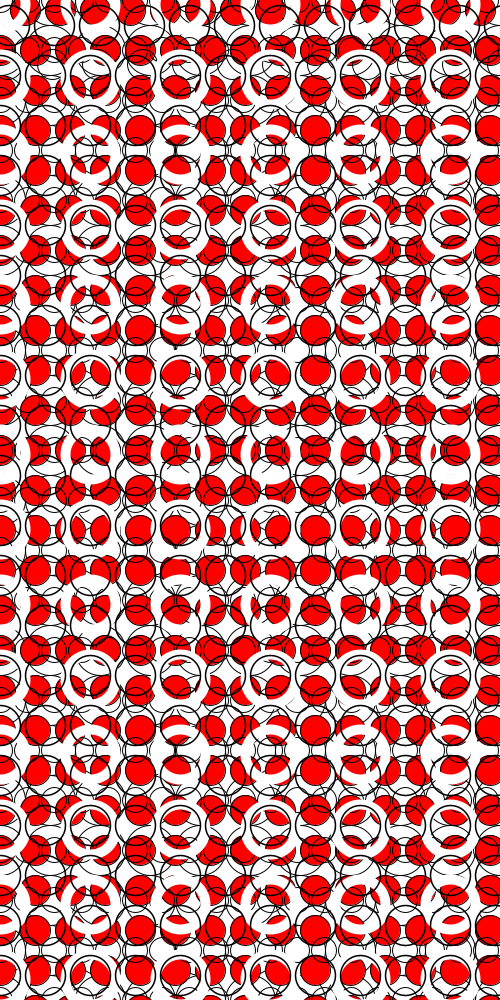
Frame 1 (no input)
Frame 60 (the mouse pressed at the canvas centre just before this capture): identical to frame 1, image omitted
Frame 120 (the mouse held since frame 60 and released just before this capture): identical to frame 1, image omitted

The Processing sketch that drew this single still picture (run headless with seeded random() and noise(); from frame 60 on, the mouse is pressed at the canvas centre):

// Processing sketch: processing_32950
// ── processing_32950.pde

int i=0;
int j=0;
int k=5;
int l=5;
int m=0;
int n=7;
int o=0;
int p=0;
int q=4;
int r=9;
int s=25;

void setup () {
  size (500,1000);
  background (255);
  smooth();
 
 noFill();
  while (j<2000){
   
    while (i<11){
    ellipse (i*50, j*50, 50, 50);
    i=i+1;
    }
    j=j+1;
    i=0;
  }
 
}

void draw (){
  fill (255, 0, 0);
  strokeWeight (1);
 while (l<2000){ 
   
 while (k<521){ 
 ellipse (k*5, l*2, 30, 30);
k=k+7;
}
l=l+20;
k=0;
 }
  
  noFill ();
  while (o<2000){
  
 while (m<521){
ellipse (m*3, o*5, 25, 25);
 m=m+9;
 }
 o=o+10;
 m=0;
  }
 
while (n<2000){
 ellipse (n, 64, 30, 30);
 n=n+45;
}

 strokeWeight (10);
 stroke (255);
 
 while (q<2000){
 
 while (p<521){
 ellipse (p*6, q, 50, 50);
 p=p+15;
 }
 q=q+75;
 p=0;
 }
 
 stroke (0);
 strokeWeight (1.5);

while (s<2000){
 
 while (r<521){
 ellipse (r, s, 40, 40);
 r=r+45;
 }
 s=s+50;
 r=0;
}

}
